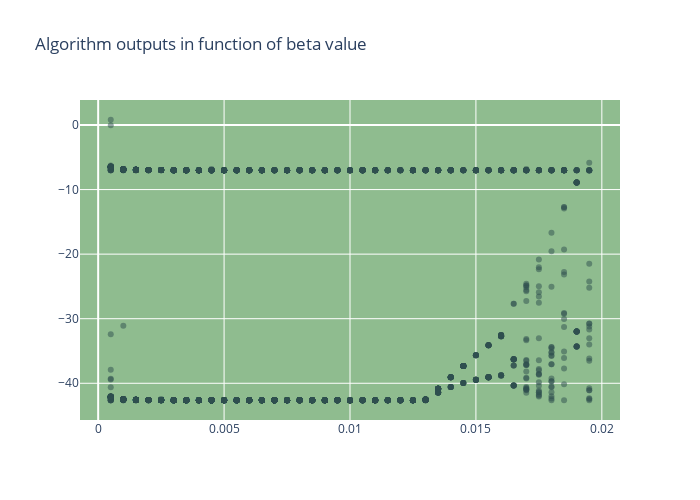

The cell this chart's notebook holds for it:
### Code cell
layout = go.Layout(width=700, height=500,
                title_text='Algorithm outputs in function of beta value',
                plot_bgcolor='DarkSeaGreen')
fig = go.Figure(layout=layout)
for _, row in df.iterrows():
    fig.add_trace(go.Scatter(mode='markers', marker_color='DarkSlateGrey', 
                             opacity=0.5, x=df.columns, y=row, showlegend = False))
fig.show()
